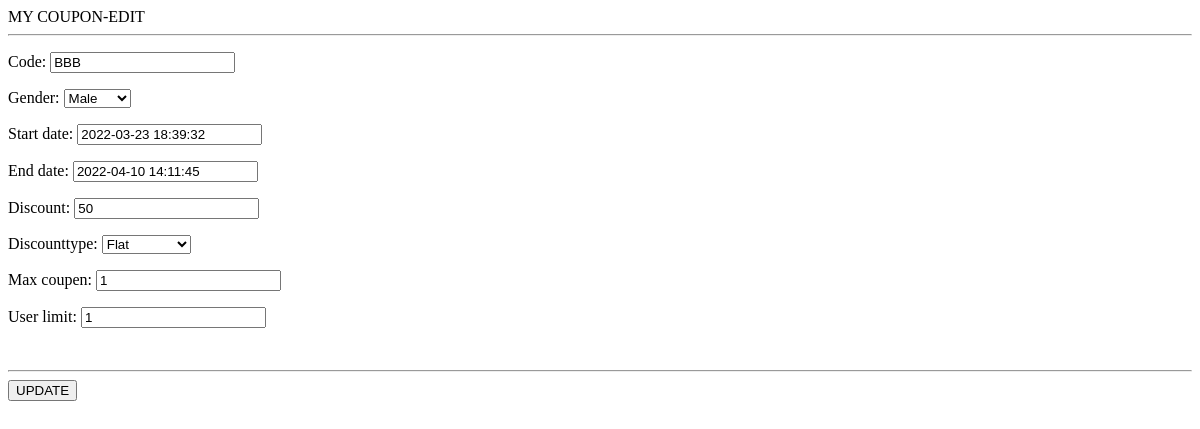
Before: /update/1/ with the older database file.
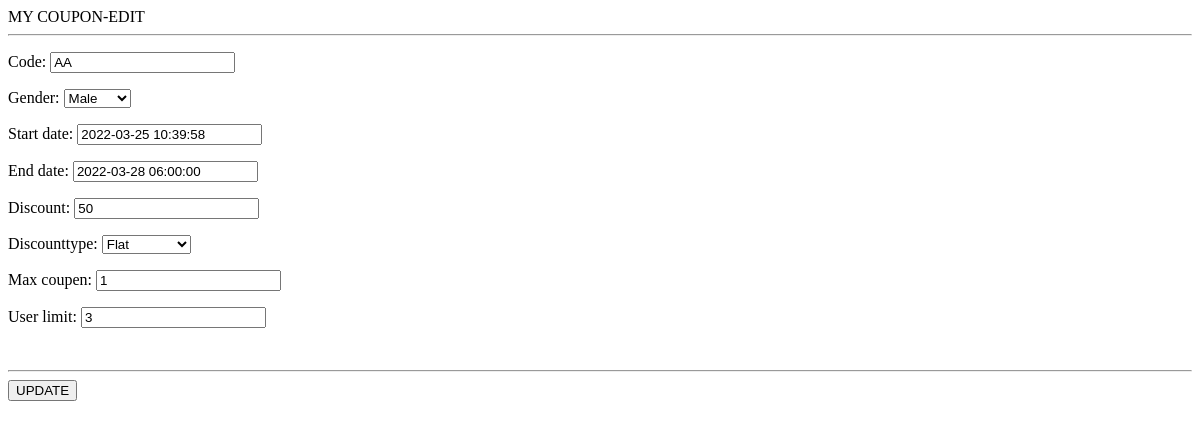
After: the same page with the newer database file.
### promoapp/models.py (models this page shows, shortened)
class Coupon(models.Model):
    code = models.CharField(max_length=10, unique=True,
                            validators=[RegexValidator(
                                "^[A-Z0-9]*$", "code enter must be uppercase letters & numbers",
                            )], null=True, blank=True)
    GENDER_CHOICES = (
        ('Male', 'Male'),
        ('Female', 'Female'),)
    gender = models.CharField(max_length=7, choices=GENDER_CHOICES)
    def start_dates(start):
        sd = timezone.now()
        if start < sd:
            raise ValidationError('enter current date..')
    def end_dates(end):
        ed = timezone.now()
        if end < ed:
            raise ValidationError('enter future date....')
    start_date = models.DateTimeField(validators=[start_dates])
    end_date = models.DateTimeField(validators=[end_dates])
    discount = models.IntegerField(default=None, validators=[MaxValueValidator(100)])
    TYPE_CHOICES = [('flat', 'Flat'),
                    ('Percentage', 'percentage')]
    discounttype = models.CharField(choices=TYPE_CHOICES, default='Flat', max_length=10)
    max_coupen = models.IntegerField(null=True)
    user_limit = models.IntegerField(null=True)

### promoapp/views.py (the view)
# urls.py: path('update/<int:id>/', views.updatecoupon, name='update'),
def updatecoupon(request, id):
    cp = Coupon.objects.get(pk=id)
    order_count = cp.my_coupen.filter().count()
    if request.method == "POST":
        form = AddCouponForm(request.POST, instance=cp)
        c = request.POST.get('code')
        if form.is_valid():
            if order_count:
                return HttpResponse("you can not change used coupon")
            else:
                cp = c
                form.save()
                return redirect('show')
        else:
            print(form.errors)
    else:
        form = AddCouponForm(instance=cp)
        return render(request, 'coupen-edit.html', {'coupon': cp, 'form': form})

### promoapp/forms.py
class AddCouponForm(forms.ModelForm):
    code = forms.CharField(max_length=40)
    class Meta:
        model = Coupon
        fields = '__all__'

### promoapp/templates/coupen-edit.html (shortened to what this page needs)
<html>
{% load static %}
<head>
</head>
<body>
{% block content %}
<div class="bgimg-1 w3-display-container w3-opacity-min" id="home">
    <div class="w3-display-middle" style="white-space:nowrap;">
    <span class="w3-center w3-padding-large w3-black w3-xlarge w3-wide w3-animate-opacity">MY
        <span class="w3-hide-small">COUPON-EDIT</span> </span><br>
        <hr>
    </div>
</div>
<form method="post" action="" class="post-form" enctype="multipart/form-data">
    {{form.as_p}}<br>
    <hr>
    <button type="submit" class="save btn btn-default">UPDATE</button>
</form>
{% endblock content %}
<link rel="stylesheet" href="//code.jquery.com/ui/1.13.0/themes/base/jquery-ui.css">
</body>
</html>

Changed rows visible on the page:
changed Coupon "Male": code "BBB" → "AA"; start_date "2022-03-23 18:39:32" → "2022-03-25 10:39:58"; end_date "2022-04-10 14:11:45" → "2022-03-28 06:00:00"; user_limit "1" → "3"
